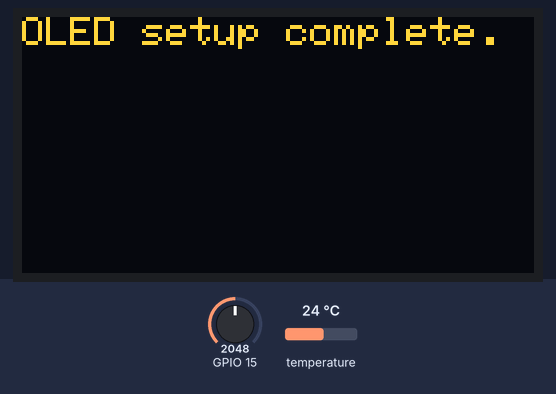
Bench run of a sketch on a simulated ESP32. On the bench: 128×64 one-colour display. The test bench sets the inputs (shaded band); at power-on: temperature 24 °C, GPIO 15 = 2048. The OLED is the two-colour kind (top 16 rows yellow); WiFi joins after 1.5 s; servers stay silent unless stated; the display library's start-up logo is not drawn; uploads are accepted with an empty reply; what the sketch prints to the serial monitor is not drawn.

Above: at 2.1 s.
At 15.0 s:
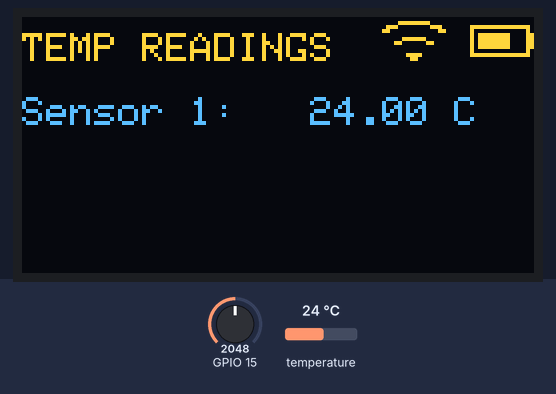
15.1 s: temperature set to 12 °C
At 17.6 s:
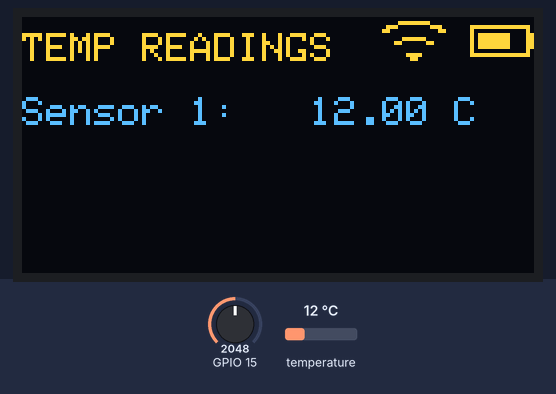
18.1 s: GPIO 15 set to 2559
21.1 s: GPIO 15 set to 2661
24.9 s: GPIO 15 set to 1228
At 26.0 s:
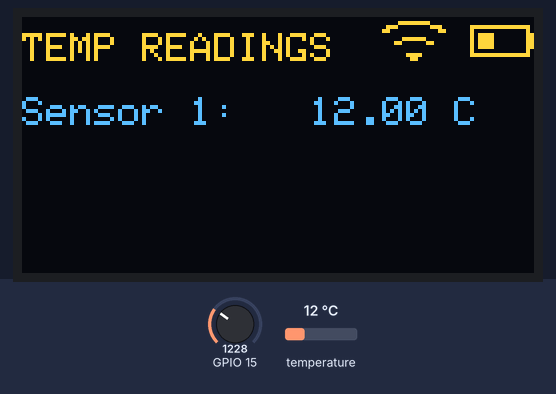
27.9 s: GPIO 15 set to 551
31.5 s: GPIO 15 set to 489
Timing chart, 0 to 34.5 s (numbered marks = the images above; inputs shaded):
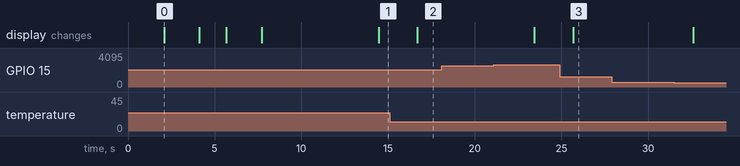

Measured:
- after the input at 15.1 s, the display: changes after 1.6 s (image 2)
- after the input at 18.1 s, every drawn part: stays the same
- after the input at 24.9 s, the display: changes after 0.78 s (image 3)
- after the input at 27.9 s, every drawn part: stays the same
- what the display in image 0 shows lasts 2.0 s, from 2.1 s to 4.1 s

The sketch:

MMAN4020_T3_2022_Purple_House_Final_Solution.ino
```cpp
/*
MMAN4020_T3_2022_Purple_House_Final_Solution
* Description: This code manages the following functions
  - Accessing and reading data from connected temperature sensors
  - Displaying read in temperature data and current battery level on an OLED display
  - Connecting to WiFi and sending read in temperature data to a AskSensor (https://asksensors.com)
* Author: Adam Tan, Max Neville, Tommaso De Battista, Sachin Singham
* Github: https://github.com/ASingham/MMAN4020_T3_2022_Purple_House
*/

#include <WiFi.h>
#include <WiFiMulti.h>
#include <HTTPClient.h>
// Include the libraries we need
#include <OneWire.h>
#include <DallasTemperature.h>
#include <Adafruit_SH110X.h>

WiFiMulti WiFiMulti;
HTTPClient ask;

// TODO: ESP32 user config
const char* ssid = "INPUT WiFi SSID"; // Wifi SSID
const char* password = "INPUT WiFi Password"; // Wifi Password

// TODO: AskSensor Update Interval
const unsigned long writeInterval = 25000; // write interval (in ms)

String apiKeyIn = "RanDomlEtTerAnDnUmbERsEQueNcE124"; // API Key

// ASKSENSORS host config
const char* host = "api.asksensors.com";
const int httpPort = 80; // port
bool wifiConnected;
unsigned long currentTime;
unsigned long startTime;
unsigned long lastUpdatedTime = 0;

// Data wire is connected to GPIO4
#define ONE_WIRE_BUS 4
#define NUMBER_OF_SENSORS 4

// Definitions for the OLED screen
#define OLED_MOSI     18
#define OLED_CLK      5
#define OLED_DC       16
#define OLED_CS       21
#define OLED_RST      17

// Setup a oneWire instance to communicate with a OneWire device
OneWire oneWire(ONE_WIRE_BUS);

// Pass our oneWire reference to Dallas Temperature sensor
DallasTemperature sensors(&oneWire);

// Create the OLED display
Adafruit_SH1106G display = Adafruit_SH1106G(128, 64, OLED_MOSI, OLED_CLK, OLED_DC, OLED_RST, OLED_CS);

void setup() {
  Serial.println("======================================");
  // open serial
  Serial.begin(115200);
  sensors.begin();
  startTime = millis();

  // Setup OLED Screen
  Serial.println("Setting up OLED...");
  setup_oled();
  Serial.println("OLED setup complete.");

  // Setup WiFi connection
  display.setTextSize(1);
  display.setTextColor(SH110X_WHITE);
  display.setCursor(0, 20);
  display.println("Setting up WiFi...");
  display.display();
  bool success = setup_wifi(ssid, password);
  if (success) {
    Serial.println("WiFi setup complete.");
  }
  display_wifi_success(success);

  // Setup sensors
  int devices = sensor_check();
  display_sensor_success(devices);

}

void loop() {
  currentTime = millis();
  Serial.print("Requesting temperatures...");
  sensors.requestTemperatures(); // Send the command to get temperatures
  Serial.println("DONE");

  // Initialise temperature array
  float temperatures[4] = { -127.0, -127.0, -127.0, -127.0 };
  get_sensors_data(temperatures);

  // Print temperatures to serial monitor
  for (int i=0; i < NUMBER_OF_SENSORS; i++) {
    Serial.print("Sensor " + String(i+1) + ": ");
    Serial.print(temperatures[i]);
    Serial.println(" C");
  }

  // Update data on display
  int battValue = analogRead(A13);
  WiFiClient client; // Use WiFiClient class to create TCP connections
  bool wifiConnected = client.connect(host, httpPort);
  update_screen(temperatures, battValue, wifiConnected);

  // Send data to AskSensors
  if (wifiConnected && (currentTime - startTime >= writeInterval)) {
    send_data(apiKeyIn, temperatures);
    startTime = currentTime;

  }
  Serial.println("==============================");

  // Keep retrying to connect to WiFi
  if (!wifiConnected) {
    WiFiMulti.addAP(ssid, password);
    WiFiMulti.run();
  }

  client.stop(); // stop client
  // delay(writeInterval); // delay
}
```

send_data.ino
```cpp
// Function to send data to AskSensor
void send_data(String apiKeyIn, float* temperatures) {
  // Create a URL for updating module 1, module2 and module3 request
    String url = "http://api.asksensors.com/write/";
    url += apiKeyIn + "?";

    // TODO: for loop to send sensor data
    for (int i=1; i < NUMBER_OF_SENSORS+1; i++) {
      url += "module" + String(i) + "=";
      url += temperatures[i-1];
      if (i < NUMBER_OF_SENSORS) url += "&";
    }

    Serial.print("Requesting URL: ");
    Serial.println(url);

    ask.begin(url); // Specify the URL
    // Check for the returning code
    int httpCode = ask.GET();
    if (httpCode > 0) {
      String payload = ask.getString();
      Serial.println(httpCode);
      Serial.println(payload);
    } else {
      Serial.println("Error on HTTP request");
    }

    ask.end(); //End
}

// Function that checks if it has been write interval time has been reached since the last upload
bool check_write_interval_reached() {
  Serial.println(lastUpdatedTime);
  Serial.println(writeInterval);
  if ((lastUpdatedTime + writeInterval) > currentTime) {
    return true;
  } else if (lastUpdatedTime > currentTime) {
    return true;
  } else if (lastUpdatedTime == 0){
    return true;
  } else {
    return false;
  }
}
```

sensor_check.ino
```cpp
#include <OneWire.h>
#include <DallasTemperature.h>

// Number of temperature devices found
int numberOfDevices = 0;

// We'll use this variable to store a found device address
DeviceAddress tempDeviceAddress;
DeviceAddress wireAddresses[4];

// Function used to check if sensors are connected and returns how many are connected.
int sensor_check() {
  // Start up the library
  sensors.begin();

  // Grab a count of devices on the wire
  numberOfDevices = sensors.getDeviceCount();

  // locate devices on the bus
  Serial.println("Searching for temperature sensors...");
  Serial.print("Found ");
  Serial.print(numberOfDevices, DEC);
  Serial.println(" devices.");

  // Loop through each device, print out address
  for (int i = 0; i < numberOfDevices; i++) {
    // Search the wire for address
    if (sensors.getAddress(tempDeviceAddress, i)) {
      Serial.print("Found device ");
      Serial.print(i, DEC);
      Serial.print(" with address: ");
      printAddress(tempDeviceAddress);
      Serial.println();
      memcpy(wireAddresses[i], tempDeviceAddress, 8);
    } else {
      Serial.print("Found ghost device at ");
      Serial.print(i, DEC);
      Serial.print(" but could not detect address. Check power and cabling");
    }
  }

  return numberOfDevices;
}

// Function to print a device address
void printAddress(DeviceAddress deviceAddress) {
  for (uint8_t i=0; i < 8; i++) {
    if (deviceAddress[i] < 16) Serial.print("0");
    Serial.print(deviceAddress[i], HEX);
  }
}

// Function to return temperatures of all connected sensors
void get_sensors_data(float* temperatures) {
  sensors.requestTemperatures(); // Send the command to get temperatures

  // Loop through each device, print out temperature data
  for (int i=0; i < numberOfDevices; i++) {
    temperatures[i] = sensors.getTempC(wireAddresses[i]);
  }
}
```

setup_oled.ino
```cpp
#include <SPI.h>
#include <Wire.h>
#include <Adafruit_GFX.h>
#include <Adafruit_SH110X.h>

#define NUMFLAKES 10
#define XPOS 0
#define YPOS 1
#define DELTAY 2

#define BATT_ICON_W 16
#define BATT_ICON_H 8
#define WIFI_ICON_W 16
#define WIFI_ICON_H 14
const float MAX_ANALOG_VAL = 4098.0;
const float MAX_BATTERY_VOLTAGE = 4.2; // Max LiPoly voltage of a 3.7 battery is 4.2

const unsigned char battIconEmpty [] = { 0xff, 0xfe, 0x80, 0x02, 0xa0, 0x03, 0xa0, 0x03, 0xa0, 0x03, 0xa0, 0x03, 0x80, 0x02, 0xff, 0xfe };
const unsigned char battIconFull [] = { 0xff, 0xfe, 0x80, 0x02, 0xbf, 0xfb, 0xbf, 0xfb, 0xbf, 0xfb, 0xbf, 0xfb, 0x80, 0x02, 0xff, 0xfe };
const unsigned char battIconHigh [] = { 0xff, 0xfe, 0x80, 0x02, 0xbf, 0xc3, 0xbf, 0xc3, 0xbf, 0xc3, 0xbf, 0xc3, 0x80, 0x02, 0xff, 0xfe };
const unsigned char battIconLow [] = { 0xff, 0xfe, 0x80, 0x02, 0xbc, 0x03, 0xbc, 0x03, 0xbc, 0x03, 0xbc, 0x03, 0x80, 0x02, 0xff, 0xfe };

const unsigned char wifiIconTrue [] = { 0x00, 0x00, 0x0f, 0xf0, 0x70, 0x0e, 0xc0, 0x03, 0x00, 0x00, 0x07, 0xe0, 0x18, 0x18, 0x00, 0x00,
                                        0x00, 0x00, 0x03, 0xc0, 0x01, 0x80, 0x00, 0x00, 0x00, 0x00, 0x00, 0x00 };
const unsigned char wifiIconFalse [] = { 0x30, 0x00, 0x19, 0xf0, 0x74, 0x0e, 0xc2, 0x03, 0x03, 0x00, 0x07, 0x80, 0x18, 0x48, 0x00, 0x20,
                                          0x00, 0x30, 0x03, 0xd8, 0x01, 0x84, 0x00, 0x00, 0x00, 0x00, 0x00, 0x00 };

// Function that sets up the OLED Screen for use
void setup_oled()   {
  // Start OLED
  display.begin(0, true);

  // Show image buffer on the display hardware.
  // Since the buffer is intialized with an Adafruit splashscreen
  // internally, this will display the splashscreen.
  display.display();
  delay(2000);

  // Clear the buffer.
  display.clearDisplay();

  // text display tests
  display.setTextSize(1);
  display.setTextColor(SH110X_WHITE);
  display.setCursor(0, 0);
  display.println("OLED setup complete.");
  display.display();
  delay(2000);
}

// Function that displays that the wifi connection was completed
void display_wifi_success(bool success) {
  // text display tests
  display.setTextSize(1);
  display.setTextColor(SH110X_WHITE);
  if (success) display.println("done.");
  else display.println("failed.");
  display.display();
  delay(2000);
}

// Function that displays that the sensor connection was completed
void display_sensor_success(int devices) {
  // text display tests
  display.setTextSize(1);
  display.setTextColor(SH110X_WHITE);
  display.setCursor(0, 40);

  String device_string = String(devices) + " sensor(s) setup.";
  if (devices != 0) {
    Serial.println("Sensor setup complete.\n" + device_string);
    display.println("Sensor setup complete\n"  + device_string);
  } else {
    Serial.println("Sensor setup failed.\n" + device_string);
    display.println("Sensor setup failed.\n" + device_string);
  }

  display.display();
  delay(5000);
}

void display_wifi_icon(bool connected) {
  int x_pos = 90;
  int y_pos = 0;
  if (connected) {
    display.drawBitmap(x_pos, y_pos, wifiIconTrue, WIFI_ICON_W, WIFI_ICON_H, SH110X_WHITE);
  } else {
    display.drawBitmap(x_pos, y_pos, wifiIconFalse, WIFI_ICON_W, WIFI_ICON_H, SH110X_WHITE);
  }
}

void display_battery_icon(int battValue) {
  float voltageLevel = (battValue / MAX_ANALOG_VAL) * 2 * 3.3; // calculate voltage level
  float batteryFraction = voltageLevel / MAX_BATTERY_VOLTAGE;

  Serial.println((String)"Raw:" + battValue + " Voltage:" + voltageLevel + "V Percent: " + (batteryFraction * 100) + "%");

  int x_pos = 112;
  int y_pos = 2;

  if (batteryFraction >= 1.0) {           // Full reading
    display.drawBitmap(x_pos, y_pos, battIconFull, BATT_ICON_W, BATT_ICON_H, SH110X_WHITE);
  } else if (batteryFraction > 0.5) {     // High reading
    display.drawBitmap(x_pos, y_pos, battIconHigh, BATT_ICON_W, BATT_ICON_H, SH110X_WHITE);
  } else if (batteryFraction < 0.2) {     // Empty reading
    display.drawBitmap(x_pos, y_pos, battIconEmpty, BATT_ICON_W, BATT_ICON_H, SH110X_WHITE);
  } else {                                // Low reading
    display.drawBitmap(x_pos, y_pos, battIconLow, BATT_ICON_W, BATT_ICON_H, SH110X_WHITE);
  }
}

// Updates temperatures displayed on screen
void update_screen(float* temperatures, int battValue, bool wifiConnected) {
  // Clear the buffer.
  display.clearDisplay();

  display_wifi_icon(wifiConnected);
  display_battery_icon(battValue);

  // text display tests
  display.setTextSize(1);
  display.setTextColor(SH110X_WHITE);
  display.setCursor(0, 4);
  display.println("TEMP READINGS");

  for (int i=0; i < numberOfDevices; i++) {
    display.setCursor(0, 20 + i*10);
    display.print("Sensor " + String(i+1) + ":   ");
    display.print(String(temperatures[i]));
    display.print(" C");
  }

  display.display();
  delay(500);
}
```

setup_wifi.ino
```cpp
// Function to establish WiFi Connection
bool setup_wifi(const char* ssid, const char* password) {
  Serial.println("*****************************************************");
  Serial.println("Connecting ESP32 to AskSensors...");

  // connecting to the WiFi network

  WiFiMulti.addAP(ssid, password);
  int i = 0;
  bool success = true;
  while (WiFiMulti.run() != WL_CONNECTED) {
    if (i == i) {
      success = false;
      break;
    }
    Serial.println("Waiting for WiFi...");
    delay(500);
    i++;
  }

  if (success) {
    // connected
    Serial.println("WiFi connected");
    Serial.println("IP address: ");
    Serial.println(WiFi.localIP());
  } else {
    // could not connect
    Serial.println("Could not connect to WiFi.");

  }

  return success;
}
```
